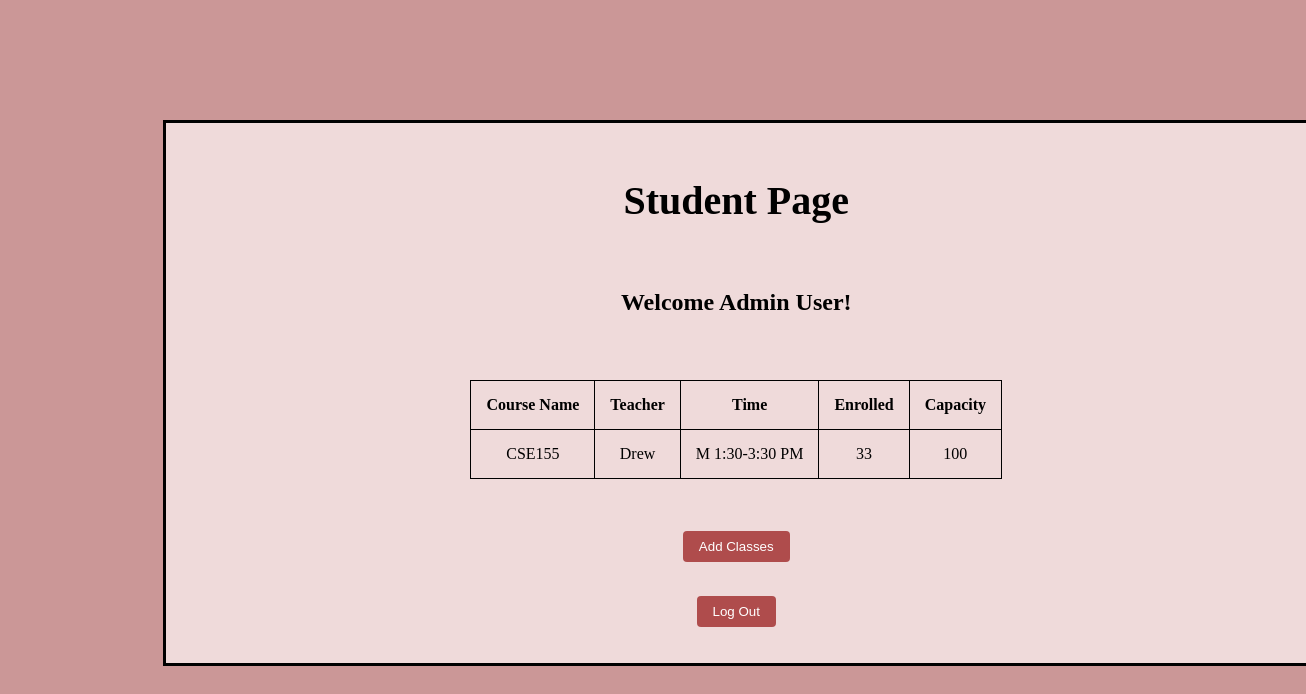
Screenshot of /student (signed in) with the database file from the repository.
### Lab08_MiniProject/Courses/main.py (models this page shows, shortened)
class Users(UserMixin, db.Model):
    __tablename__ = "Users"
    userId = db.Column(db.Integer, primary_key = True)
    username = db.Column(db.String, nullable = False)
    name = db.Column(db.String, nullable = False)
    password = db.Column(db.String, nullable = False)
    type = db.Column(db.Integer, nullable = False)

class Courses(db.Model):
    __tablename__ = "Courses"
    classId = db.Column(db.Integer, primary_key = True)
    className = db.Column(db.String, nullable = False)
    teacher = db.Column(db.String, nullable = False)
    time = db.Column(db.String, nullable = False)
    enrolled = db.Column(db.Integer, nullable = False)
    capacity = db.Column(db.Integer, nullable = False)

### Lab08_MiniProject/Courses/main.py (the view)
@app.route("/student")
@login_required
def studentView():
    courses_list = []
    enrolled_classes = Enrollment.query.filter_by(usersId = current_user.userId)
    for course in enrolled_classes:
        courses_list.append(course.classesId)
    classes = Courses.query.filter(Courses.classId.in_(courses_list))
    return render_template('studentview.html', courses = classes, student = current_user.name)

### Lab08_MiniProject/Courses/main.py (called while the page is built)
@login_manager.user_loader
def load_user(userId):
    return Users.query.filter_by(userId = userId).first()

### Lab08_MiniProject/Courses/templates/studentview.html (shortened to what this page needs)
<!DOCTYPE html>
<html>
    <head>
        <link rel="stylesheet" href="../static/student.css">
    </head>
    <body>
        <div class='student_view'>
            <h1 class = "center">Student Page</h1>
            <h2>Welcome {{ student }}!</h2>
            <table id = "studentcourses">
                <thead>
                    <tr>
                        <th>Course Name</th>
                        <th>Teacher</th>
                        <th>Time</th>
                        <th>Enrolled</th>
                        <th>Capacity</th>
                    </tr>
                </thead>
                <tbody>
                    {% for course in courses %}
                    <tr>
                        <td>{{course.className}}</td>
                        <td>{{course.teacher}}</td>
                        <td>{{course.time}}</td>
                        <td>{{course.enrolled}}</td>
                        <td>{{course.capacity}}</td>
                    </tr>
                    {% endfor %}</tbody>
            </table><br>
            <button type="button" class = "s_edit_classes" id = "s_edit_classes">Add Classes</button><br>
            <button type="button" class = "logout" id = "logoutStudentView">Log Out</button>
        </div>
    </body>
</html>

### Lab08_MiniProject/Courses/static/student.css (style rules this page uses)
h1 { font-size: 2.5rem; margin-bottom: 1rem; text-align: center; color: black; }
h2 { padding: 10px; color: black; }
button { background-color: rgb(175, 76, 76); color: white; padding: 0.5rem 1rem; border: none; border-radius: 4px; cursor: pointer; margin-bottom: 1rem; }
.student_view { text-align: center; margin: auto; width: 1100px; height: 500px; background-color: #efdada; border: 3px solid #000; padding: 20px; position: absolute; top: 15%; left: 12.5%; display: flex; flex-direction: column; align-items: center; justify-content: center; }
#studentcourses { text-align: center; margin: auto; padding: 0.5rem 1rem; color: black; }
table, th, td { border: 1px solid black; border-collapse: collapse; padding: 15px; margin: 2pc; color: black; text-align: center; }
body { background-color: rgb(203, 151, 151); text-align: center; margin: auto; color: black; }
.center { color: black; text-align: center; margin: auto; }

### rows the page displays
Users: name "Admin User"
Courses: className "CSE155", teacher "Drew", time "M 1:30-3:30 PM", enrolled "33", capacity "100"
